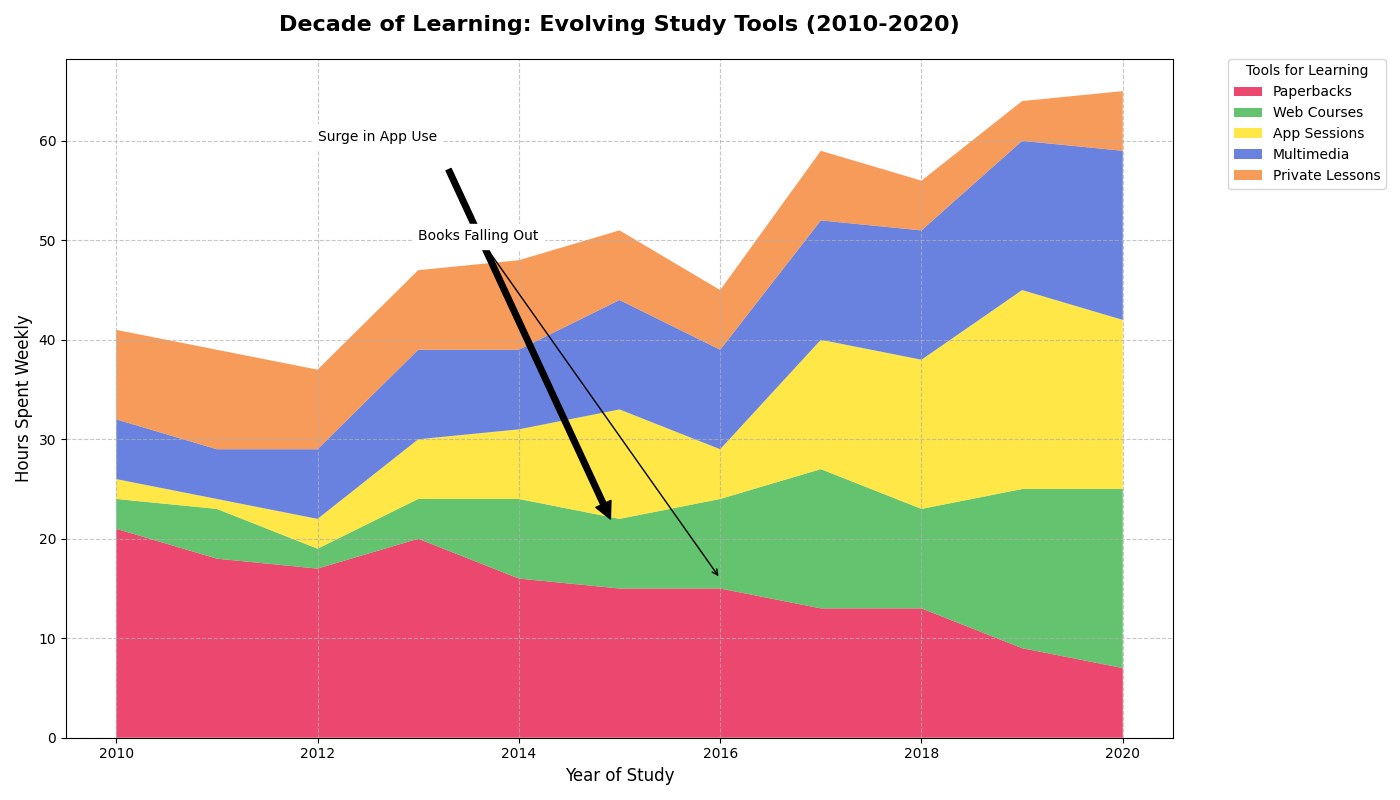

Write Python code to recreate this figure.
import matplotlib.pyplot as plt
import numpy as np

years = np.arange(2010, 2021)

books = [21, 18, 17, 20, 16, 15, 15, 13, 13, 9, 7]
online_courses = [3, 5, 2, 4, 8, 7, 9, 14, 10, 16, 18]
educational_apps = [2, 1, 3, 6, 7, 11, 5, 13, 15, 20, 17]
videos = [6, 5, 7, 9, 8, 11, 10, 12, 13, 15, 17]
tutoring = [9, 10, 8, 8, 9, 7, 6, 7, 5, 4, 6]

plt.figure(figsize=(14, 8))

plt.stackplot(years, books, online_courses, educational_apps, videos, tutoring,
              labels=['Paperbacks', 'Web Courses', 'App Sessions', 'Multimedia', 'Private Lessons'],
              colors=['#e6194b', '#3cb44b', '#ffe119', '#4363d8', '#f58231'], alpha=0.8)

plt.title("Decade of Learning: Evolving Study Tools (2010-2020)", fontsize=16, fontweight='bold', pad=20)
plt.xlabel("Year of Study", fontsize=12)
plt.ylabel("Hours Spent Weekly", fontsize=12)

plt.legend(loc='upper left', bbox_to_anchor=(1.05, 1), borderaxespad=0., title='Tools for Learning')

plt.grid(linestyle='--', alpha=0.7)

plt.annotate('Surge in App Use', xy=(2015, 20), xytext=(2012, 60),
             arrowprops=dict(facecolor='black', shrink=0.05),
             fontsize=10, backgroundcolor='w')

plt.annotate('Books Falling Out', xy=(2016, 16), xytext=(2013, 50),
             arrowprops=dict(facecolor='black', arrowstyle='->'),
             fontsize=10, backgroundcolor='w')

plt.tight_layout()
plt.show()
